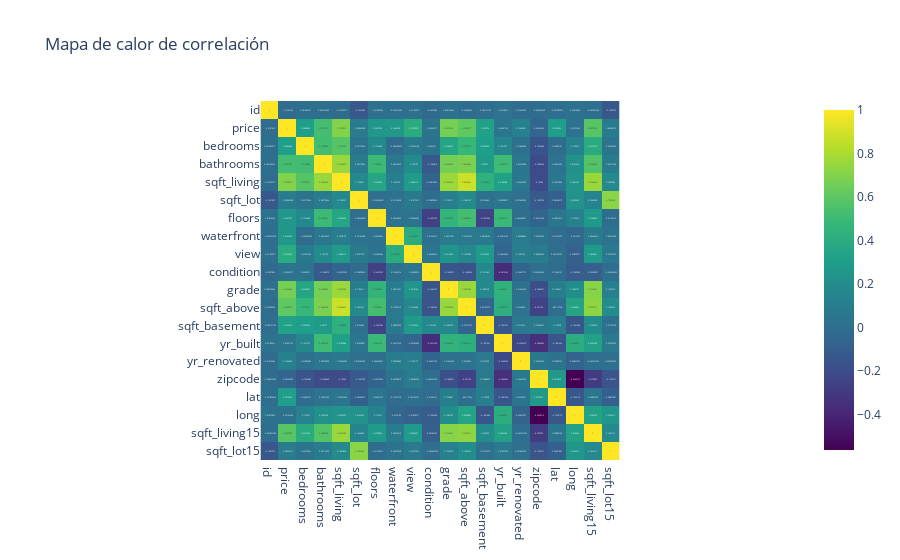

The code cell stored with this chart in its notebook:
### Code cell
# Crear un mapa de correlación

import plotly.express as px

fig = px.imshow(df.corr(numeric_only=True), text_auto=True, title='Mapa de calor de correlación', color_continuous_scale = 'viridis')
fig.show()

### Figure 1 — Plotly figure (JSON) as saved in the notebook; plotly's stock layout.template omitted (floating-point values rounded to 4 significant figures; data arrays with more than 128 entries replaced by an {"elided": "..."} marker saying what was removed)
{"data": [{"coloraxis": "coloraxis", "hovertemplate": "x: %{x}<br>y: %{y}<br>color: %{z}<extra></extra>", "name": "0", "texttemplate": "%{z}", "type": "heatmap", "x": ["id", "price", "bedrooms", "bathrooms", "sqft_living", "sqft_lot", "floors", "waterfront", "view", "condition", "grade", "sqft_above", "sqft_basement", "yr_built", "yr_renovated", "zipcode", "lat", "long", "sqft_living15", "sqft_lot15"], "xaxis": "x", "y": ["id", "price", "bedrooms", "bathrooms", "sqft_living", "sqft_lot", "floors", "waterfront", "view", "condition", "grade", "sqft_above", "sqft_basement", "yr_built", "yr_renovated", "zipcode", "lat", "long", "sqft_living15", "sqft_lot15"], "yaxis": "y", "z": {"elided": "20x20 float values"}}], "layout": {"coloraxis": {"colorscale": [[0, "#440154"], [0.1111, "#482878"], [0.2222, "#3e4989"], [0.3333, "#31688e"], [0.4444, "#26828e"], [0.5556, "#1f9e89"], [0.6667, "#35b779"], [0.7778, "#6ece58"], [0.8889, "#b5de2b"], [1, "#fde725"]]}, "title": {"text": "Mapa de calor de correlación"}, "xaxis": {"anchor": "y", "constrain": "domain", "domain": [0, 1], "scaleanchor": "y"}, "yaxis": {"anchor": "x", "autorange": "reversed", "constrain": "domain", "domain": [0, 1]}}}
